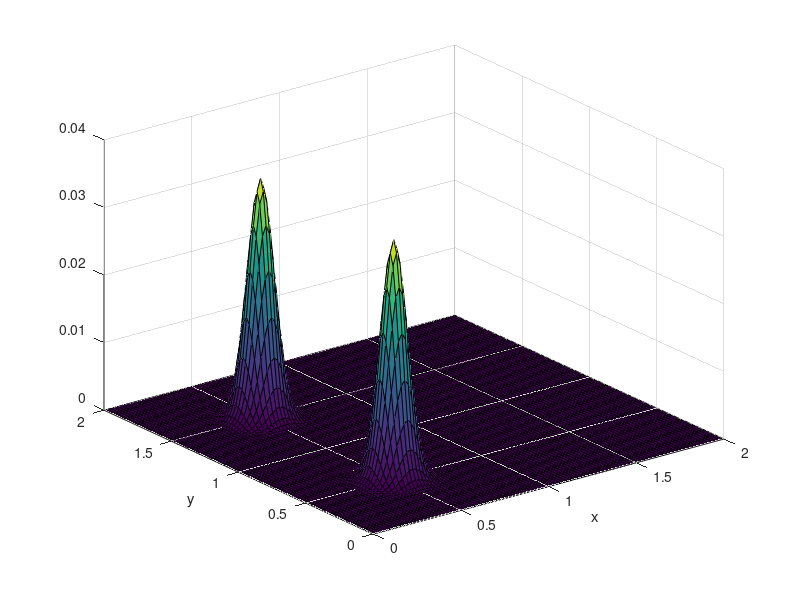

This chart was generated by the following MATLAB code: (Note: this script raises an error after producing the figure.)
clear variables; close all; clc;

% define function
% function_type='gaussian';
% function_type='constant';
% function_type='linearx';
% function_type='lineary';
% function_type='opposite_gaussian';
function_type='double_gaussian';
switch lower(function_type)
    case 'gaussian'
        % Gaussian function
        Lx=2;
        Ly=2;
        x0=.25*Lx;
        y0=.25*Ly;
        sigma=(Lx*Ly)/500;
        fh = @(x,y) (x/Lx).*(1-(x/Lx)).*(y/Ly).*(1-(y/Ly)).*exp(-((x-x0).^2+(y-y0).^2)/sigma);
    case 'constant'
        % constant mesh density
        fh = @(x,y) 1+0*x+0*y;
        Lx=1;Ly=2;
    case 'linearx'
        % linear in x mesh density
        fh = @(x,y) 1*x+0*y;
        Lx=1;Ly=2;
    case 'lineary'
        % linear in y mesh density
        fh = @(x,y) 0*x+1*y;
        Lx=1;Ly=2;
    case 'opposite_gaussian'
        % Gaussian function
        Lx=2;
        Ly=2;
        x0=.25*Lx;
        y0=.25*Ly;
        sigma0=(Lx*Ly)/500;
        x1=.75*Lx;
        y1=.75*Ly;
        sigma1=(Lx*Ly)/500;
        fh = @(x,y) (x/Lx).*(1-(x/Lx)).*(y/Ly).*(1-(y/Ly)).*(exp(-((x-x0).^2+(y-y0).^2)/sigma0)...
            +exp(-((x-x1).^2+(y-y1).^2)/sigma1));
    case 'double_gaussian'
        % Gaussian function
        Lx=2;
        Ly=2;
        x0=.25*Lx;
        y0=.25*Ly;
        sigma0=(Lx*Ly)/500;
        x1=x0;
        y1=.75*Ly;
        sigma1=(Lx*Ly)/500;
        fh = @(x,y) (x/Lx).*(1-(x/Lx)).*(y/Ly).*(1-(y/Ly)).*(exp(-((x-x0).^2+(y-y0).^2)/sigma0)...
            +exp(-((x-x1).^2+(y-y1).^2)/sigma1));
    otherwise
        error('unknown function type %s in %s',function_type,mfilename)
end
% plotting to check the function
x=linspace(0,Lx,100);
y=linspace(0,Ly,100);
%fh = @(x,y) 
[X,Y]=meshgrid(x,y);
Z=zeros(length(x),length(y));
for i=1:length(x)
    for j=1:length(y)
        Z(i,j)=fh(x(i),y(j));
    end
end
figure(99); surf(X,Y,Z'); xlabel('x'); ylabel('y');

% subdivide the domain with Nx-1, Ny-1 cut lines (excluding the domain
% boundaries)
N_cutx=2;
N_cuty=2;

Ncol =N_cutx+1; Nrow =N_cuty+1;
Nptsx=N_cutx+2; Nptsy=N_cuty+2;
x=linspace(0,Lx,Nptsx);
y=linspace(0,Ly,Nptsx);

F = compute_integral_2d(fh,x,y);
F = [2 6 4; 2 8 6; 2 2 2];

%check = integral2(fh,0,Lx,0,Ly) - sum(sum(F));

%if abs(check)>sqrt(eps)
    %error('integral error %g in %s',check,mfilename)
%end
load_imbalance = max(max(F))/(sum(sum(F))/Nrow/Ncol);
fprintf('Initial load imbalance %g, max/min=%g \n',load_imbalance,max(max(F))/min(min(F)));
x = [0 1.333333 2.6666667 4];
y = x;
counter=1;
while load_imbalance>1.0001
    % fixed i in F(i,j) means values for column i
    Fcol=sum(F,2); % access as Fcol(i). column metric means x varies
    Frow=sum(F,1)'; % access as Frow(j). row    metric means y varies
    Fcol = [6;10;18];
    Frow = [18;10;6];
    % F per row/column
    x_new = compute_new_cut_lines2(Fcol,x);
    y_new = compute_new_cut_lines2(Frow,y);
    % plot
    figure(1); clf; 
    surf(X,Y,Z'); xlabel('x'); ylabel('y');
    hold on;
    view(0,90);
    zzz=max(max(Z))*ones(2,1)*1.2;
    for i=2:length(x)-1
        line([x_new(i) x_new(i)],[y(1) y(end)],zzz);
    end
    for j=2:length(y)-1
        line([x(1) x(end)],[y_new(j) y_new(j)],zzz);
    end
    [x_new' y_new']
    x=x_new;
    y=y_new;
    % re-compute metric
    F = compute_integral_2d(fh,x_new,y_new);
    load_imbalance = max(max(F))/(sum(sum(F))/Nrow/Ncol);
    fprintf('Iteration %d, load imbalance %g, max/min=%g \n',counter,load_imbalance,max(max(F))/min(min(F)));
    counter=counter+1;
    pause
    if counter>1
        fprintf('not converged \n');
        break
    end
end






% % F_new=F_new/sum(sum(F_new));
% % fixed i in F(i,j) means values for column i
% Fcol_new=sum(F_new,2); % access as Fcol(i). column metric means x varies
% Frow_new=sum(F_new,1)'; % access as Frow(j). row    metric means y varies
% 
% [Frow Frow_new]
% [sum(Frow) sum(Frow_new)]
% [Fcol Fcol_new]
% [sum(Fcol) sum(Fcol_new)]

